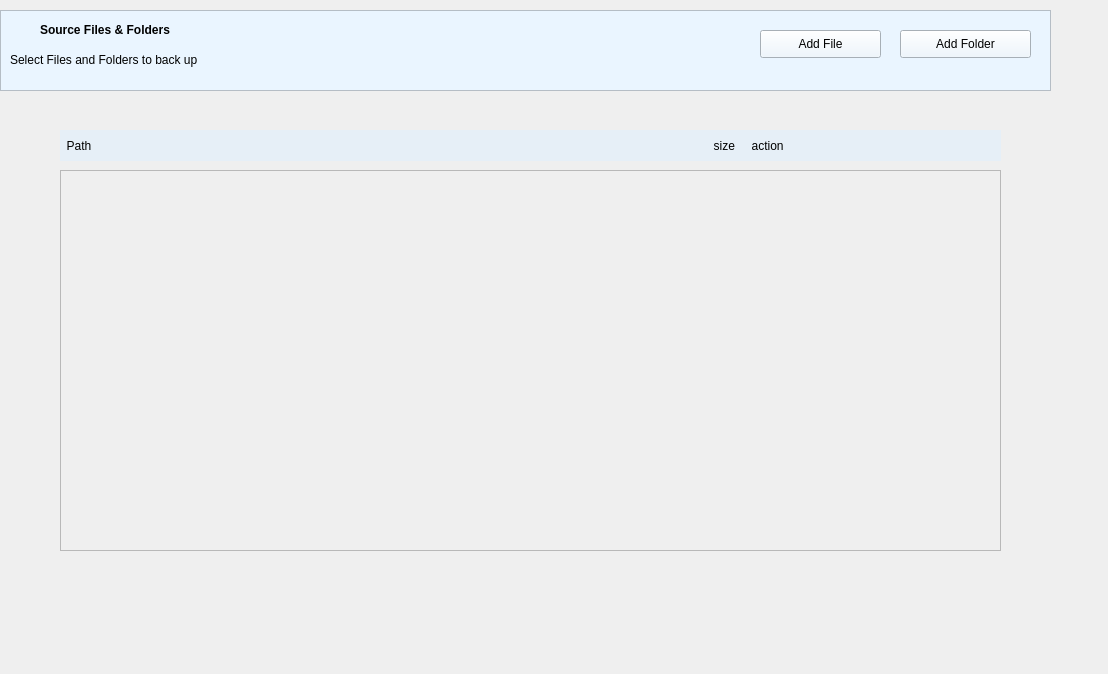
<?xml version="1.0" encoding="UTF-8"?>
<ui version="4.0">
 <class>Form</class>
 <widget class="QWidget" name="Form">
  <property name="geometry">
   <rect>
    <x>0</x>
    <y>0</y>
    <width>1108</width>
    <height>674</height>
   </rect>
  </property>
  <property name="windowTitle">
   <string>Form</string>
  </property>
  <widget class="QFrame" name="frame">
   <property name="geometry">
    <rect>
     <x>0</x>
     <y>10</y>
     <width>1051</width>
     <height>81</height>
    </rect>
   </property>
   <property name="styleSheet">
    <string notr="true">background-color: rgb(234, 245, 255);</string>
   </property>
   <property name="frameShape">
    <enum>QFrame::StyledPanel</enum>
   </property>
   <property name="frameShadow">
    <enum>QFrame::Raised</enum>
   </property>
   <widget class="QLabel" name="label_7">
    <property name="geometry">
     <rect>
      <x>40</x>
      <y>10</y>
      <width>201</width>
      <height>20</height>
     </rect>
    </property>
    <property name="font">
     <font>
      <weight>75</weight>
      <bold>true</bold>
     </font>
    </property>
    <property name="text">
     <string>Source Files &amp; Folders</string>
    </property>
   </widget>
   <widget class="QLabel" name="label_5">
    <property name="geometry">
     <rect>
      <x>10</x>
      <y>40</y>
      <width>401</width>
      <height>20</height>
     </rect>
    </property>
    <property name="text">
     <string>Select Files and Folders to back up</string>
    </property>
   </widget>
   <widget class="QLabel" name="label_6">
    <property name="geometry">
     <rect>
      <x>10</x>
      <y>10</y>
      <width>21</width>
      <height>20</height>
     </rect>
    </property>
    <property name="text">
     <string/>
    </property>
    <property name="pixmap">
     <pixmap>../../figma/ic_folder.png</pixmap>
    </property>
   </widget>
   <widget class="QPushButton" name="pushButton">
    <property name="geometry">
     <rect>
      <x>760</x>
      <y>20</y>
      <width>121</width>
      <height>28</height>
     </rect>
    </property>
    <property name="text">
     <string>Add File</string>
    </property>
    <property name="icon">
     <iconset>
      <normaloff>../../figma/ic_add_file.png</normaloff>../../figma/ic_add_file.png</iconset>
    </property>
   </widget>
   <widget class="QPushButton" name="pushButton_2">
    <property name="geometry">
     <rect>
      <x>900</x>
      <y>20</y>
      <width>131</width>
      <height>28</height>
     </rect>
    </property>
    <property name="text">
     <string>Add Folder</string>
    </property>
    <property name="icon">
     <iconset>
      <normaloff>../../figma/ic_add_folder.png</normaloff>../../figma/ic_add_folder.png</iconset>
    </property>
   </widget>
  </widget>
  <widget class="QWidget" name="widget" native="true">
   <property name="geometry">
    <rect>
     <x>60</x>
     <y>130</y>
     <width>941</width>
     <height>441</height>
    </rect>
   </property>
   <widget class="QLabel" name="label">
    <property name="geometry">
     <rect>
      <x>0</x>
      <y>0</y>
      <width>941</width>
      <height>31</height>
     </rect>
    </property>
    <property name="styleSheet">
     <string notr="true">background-color: rgb(230, 239, 247);</string>
    </property>
    <property name="text">
     <string>  Path                                                                                                                                                                                           size     action</string>
    </property>
   </widget>
   <widget class="QScrollArea" name="scrollToSave">
    <property name="geometry">
     <rect>
      <x>0</x>
      <y>40</y>
      <width>941</width>
      <height>381</height>
     </rect>
    </property>
    <property name="widgetResizable">
     <bool>true</bool>
    </property>
    <widget class="QWidget" name="scrollAreaWidgetContents">
     <property name="geometry">
      <rect>
       <x>0</x>
       <y>0</y>
       <width>937</width>
       <height>377</height>
      </rect>
     </property>
     <widget class="QWidget" name="verticalLayoutWidget">
      <property name="geometry">
       <rect>
        <x>10</x>
        <y>10</y>
        <width>911</width>
        <height>361</height>
       </rect>
      </property>
      <layout class="QVBoxLayout" name="vl_AddFilesToPath"/>
     </widget>
    </widget>
   </widget>
  </widget>
 </widget>
 <resources/>
 <connections/>
</ui>
